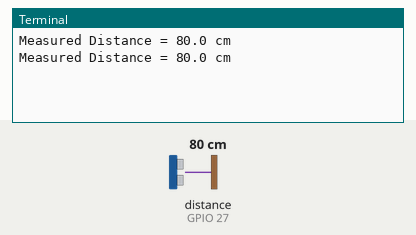
Bench run of a program on a simulated Raspberry Pi (BCM pin numbers). Shown: the last lines printed to the terminal. Inputs (shaded band) come from the test bench; at power-on: distance to the obstacle (sensor on GPIO 27) 80 cm. The echo pulse lasts 58.3 µs per cm; the clock reads 2024-03-15 10:24:30 at power-on unless the program sets it.

Above: at 1.2 s.
1.3 s: distance to the obstacle (sensor on GPIO 27) set to 2 cm
At 2.6 s:
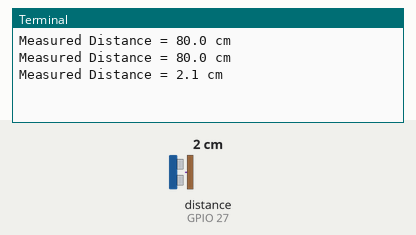
2.8 s: distance to the obstacle (sensor on GPIO 27) set to 4 cm
At 3.7 s:
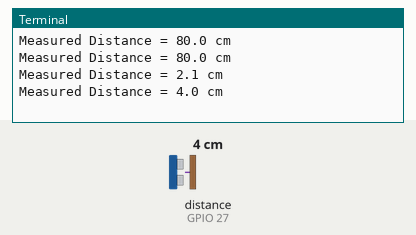
Timing chart, 0 to 5.8 s (numbered marks = the images above; inputs shaded):
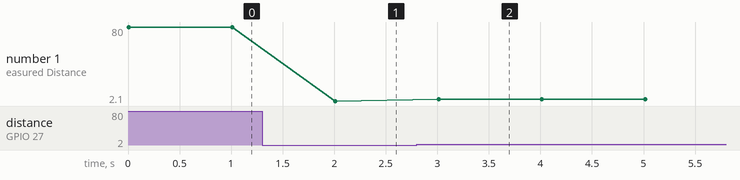

The program:

HC_SR04_sensor.py
```python
import RPi.GPIO as GPIO
import time

GPIO.setmode(GPIO.BCM)
GPIO_TRIGGER = 22
GPIO_ECHO = 27

GPIO.setup(GPIO_TRIGGER, GPIO.OUT)
GPIO.setup(GPIO_ECHO, GPIO.IN)

def distance():
    GPIO.output(GPIO_TRIGGER, 1)
    time.sleep(0.00001)
    GPIO.output(GPIO_TRIGGER, 0)

    StartTime = time.time()
    StopTime = time.time()
    while GPIO.input(GPIO_ECHO) == 0:
        StartTime = time.time()
    while GPIO.input(GPIO_ECHO) == 1: #
        StopTime = time.time()

    TimeElapsed = StopTime - StartTime #
    distance = (TimeElapsed * 34300) / 2

    return distance

while True:
    dist = distance()
    print ("Measured Distance = %.1f cm" % dist)
    time.sleep(1)

GPIO.cleanup()
```

Measured:
- after the input at 1.3 s, the terminal: prints a new line after 0.71 s (image 1)
- after the input at 2.8 s, the terminal: prints a new line after 0.21 s (image 2)
- plotted number 1: 80 → 2.1 after the input at 1.3 s, 2.1 → 4 after the input at 2.8 s
